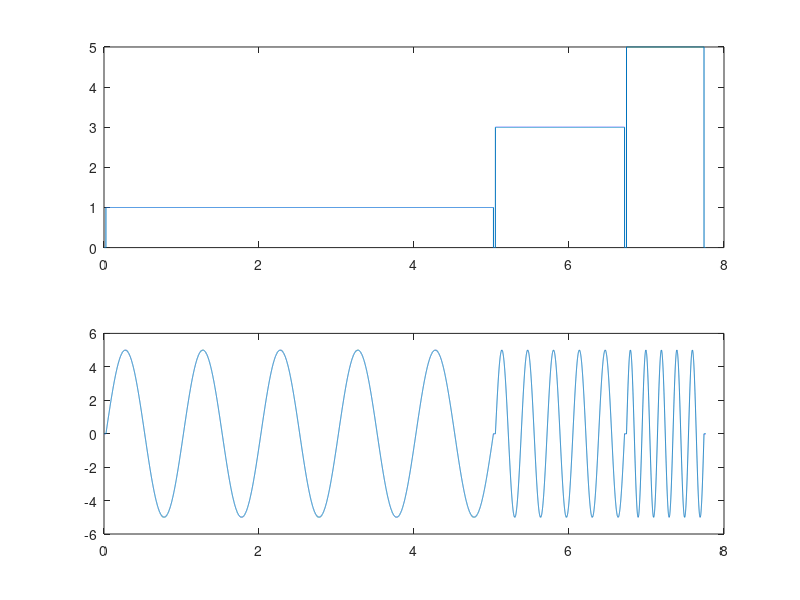

Source code (MATLAB): (Note: this script raises an error after producing the figure.)
%% Create the signal 
clear all; close all; clc;

ff_max = 6;
Amp = 5;
dt = 1/4000;
uu = [];
ffVec = [];
for ff=1:2:ff_max
    T = 1/ff;
    tmp = Amp*sin(2*pi*ff*(0:dt:(5*T)));
    ffVec = [ffVec zeros(1,100) ff*ones(1,size(tmp,2))];  
    uu = [uu zeros(1,100) tmp];    
end
ffVec = [ffVec zeros(1,100)]; 
uu = [uu zeros(1,100)];
tt = dt * (0:size(uu,2)-1);

subplot(2,1,1);
plot(tt, ffVec)
subplot(2,1,2); 
plot(tt, uu)

%% Create the plant + simulate the response + Add some noise
s = tf('s');

yy = lsim(((100*2*pi)^2/(s^2+0.707*(100*2*pi)*s+(100*2*pi)^2)), uu, tt);
yy = awgn(yy,10,'measured'); % Add gaussian noise

% Find the indices where theres a recording
indices = find(abs(diff(ffVec))>0);
indices = reshape([indices size(ffVec,2)],2,[])';

% Filter using the frequency we know we recorded (Using filtfilt to not affect the phase)
wn = 1*2*pi;
BF = s*wn^2/(s+wn)^2;
BF_dig = c2d(BF, dt);
yy_filt = filtfilt(BF_dig.Numerator{:}, BF_dig.Denominator{:}, yy);

subplot(2,1,1);
plot(tt, yy);
subplot(2,1,2); 
plot(tt, yy_filt)